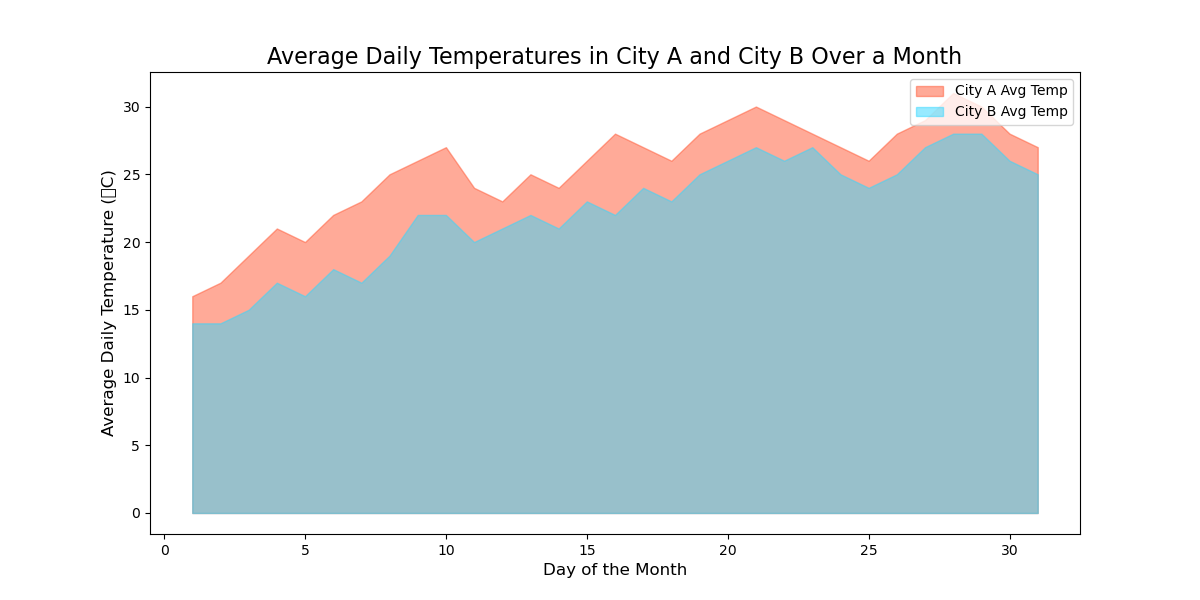

The script that drew this image:

import matplotlib.pyplot as plt
import pandas as pd
from io import StringIO

# CSV data as provided
csv_data = """Day,City A,City B
1,16,14
2,17,14
3,19,15
4,21,17
5,20,16
6,22,18
7,23,17
8,25,19
9,26,22
10,27,22
11,24,20
12,23,21
13,25,22
14,24,21
15,26,23
16,28,22
17,27,24
18,26,23
19,28,25
20,29,26
21,30,27
22,29,26
23,28,27
24,27,25
25,26,24
26,28,25
27,29,27
28,31,28
29,30,28
30,28,26
31,27,25"""

# Read data into a pandas DataFrame
data = pd.read_csv(StringIO(csv_data))

# Create figure and plot
fig, ax = plt.subplots(figsize=(12, 6))

# Fill areas under the lines
ax.fill_between(data['Day'], data['City A'], color="#FF5733", alpha=0.5, label='City A Avg Temp')
ax.fill_between(data['Day'], data['City B'], color="#33D7FF", alpha=0.5, label='City B Avg Temp')

# Labels and Titles
ax.set_xlabel('Day of the Month', fontsize=12)
ax.set_ylabel('Average Daily Temperature (°C)', fontsize=12)
ax.set_title('Average Daily Temperatures in City A and City B Over a Month', fontsize=16)

# Legend
ax.legend()

# Display
plt.show()
